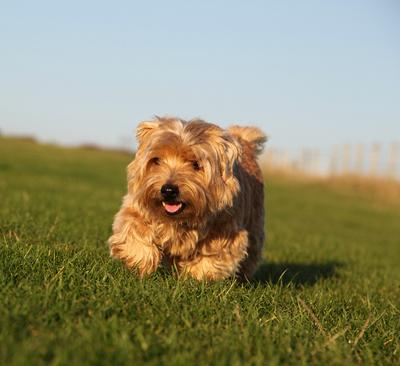
#> input picture datasets/test.jpg, 400 x 366 px
$ python test_augment.py
#> lines starting #> are read from the running program, lines starting #| are printed output that depends on the picture; after the words box and inside, x2 and y2 are one past the last pixel; in counts of white or black regions, pixels touching at a corner belong together
#> in rgb_loader, img is the input picture: PIL image 400x366 RGB; mean R, G, B 145.5, 141.8, 110.3
#> after the loop in randomPeper, `for i in range(noiseNum):`:
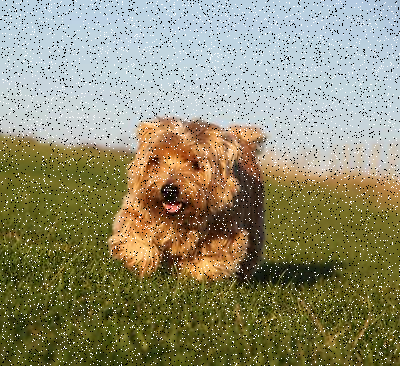
#> img: shape (366, 400, 3); 8.16% of pixels changed, all inside (x1, y1, x2, y2) = (0, 0, 400, 366)
import numpy as np
from PIL import Image, ImageFilter, ImageEnhance

import random
import cv2

def colorEnhance(image):
    bright_intensity = random.randint(5, 15) / 10.0
#> bright_intensity = 1.4
    image = ImageEnhance.Brightness(image).enhance(bright_intensity)
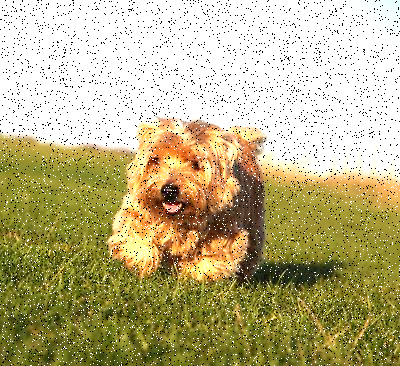
#> image: PIL image 400x366 RGB; mean R, G, B 187.8, 178.1, 133.5
    contrast_intensity = random.randint(5, 15) / 10.0
    image = ImageEnhance.Contrast(image).enhance(contrast_intensity)
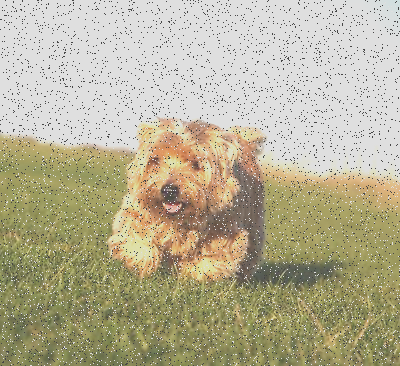
#> image: PIL image 400x366 RGB; mean R, G, B 182.7, 176.8, 150.1
    color_intensity = random.randint(0, 20) / 10.0
    image = ImageEnhance.Color(image).enhance(color_intensity)
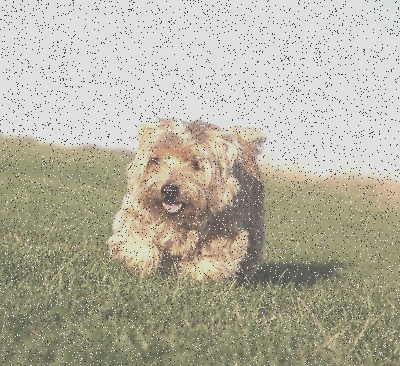
#> image: PIL image 400x366 RGB; mean R, G, B 179.6, 176.1, 160
    sharp_intensity = random.randint(0, 30) / 10.0
    image = ImageEnhance.Sharpness(image).enhance(sharp_intensity)
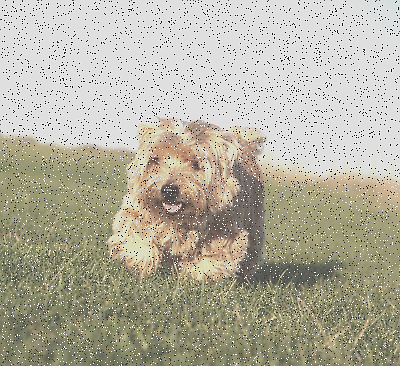
#> image: PIL image 400x366 RGB; mean R, G, B 179.3, 175.7, 159.5
    return image
def randomPeper(img):
    img = np.array(img)
    noiseNum = int(0.085 * img.shape[0] * img.shape[1])
    for i in range(noiseNum):

        randX = random.randint(0, img.shape[0] - 1)

        randY = random.randint(0, img.shape[1] - 1)

        if random.randint(0, 1) == 0:

            img[randX, randY] = 0

        else:

            img[randX, randY] = 255
    return Image.fromarray(img)


# [80 lines left out: functions blur, add_gaussian_blur, add_gaussian_noise, addGaussianNoise, not called in this run]


def rgb_loader(path):
    with open(path, 'rb') as f:
        img = Image.open(f)
        return img.convert('RGB')


# 调用 rgb_loader 函数加载图像
img = rgb_loader('test.jpg')

# [7 lines of commented-out code are left out]
enhanced_image = colorEnhance(randomPeper(img))
# 显示增强后的图像
enhanced_image.show()
